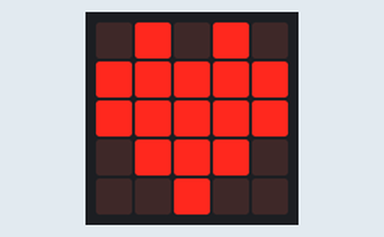
This program was run on a simulated BBC micro:bit (MakeCode). Parts: the board's 5×5 LED display. The 48×5 strip is a reading aid, not a part: it shows the text the display is scrolling, unrolled, one strip-width of it at a time.

Above: at 0.1 s.
At 4.0 s:
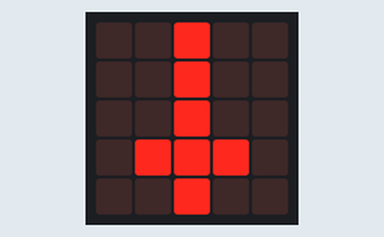
At 5.6 s:
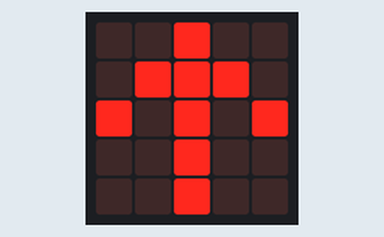
At 8.8 s:
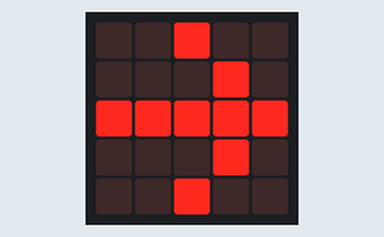
At 12.0 s:
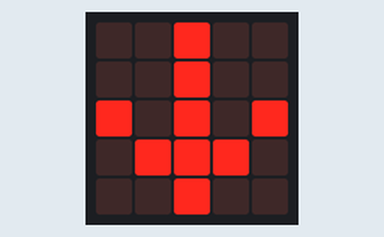
At 16.8 s:
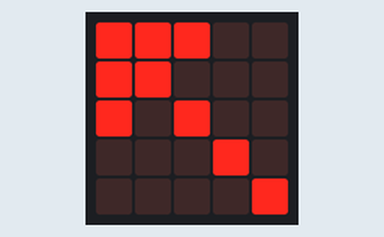

The program:

main.ts
```typescript
basic.showIcon(IconNames.Heart)
basic.pause(500)
basic.showIcon(IconNames.SmallHeart)
basic.showIcon(IconNames.Happy)
basic.pause(500)
basic.showIcon(IconNames.Butterfly)
basic.pause(500)
basic.showIcon(IconNames.Sword)
basic.pause(1000)
basic.showArrow(ArrowNames.North)
basic.pause(1000)
basic.showArrow(ArrowNames.NorthEast)
basic.pause(1000)
basic.showArrow(ArrowNames.East)
basic.pause(1000)
basic.showArrow(ArrowNames.SouthEast)
basic.pause(1000)
basic.showArrow(ArrowNames.South)
basic.pause(1000)
basic.showArrow(ArrowNames.SouthWest)
basic.pause(1000)
basic.showArrow(ArrowNames.West)
basic.pause(1000)
basic.showArrow(ArrowNames.NorthWest)
basic.pause(1000)
basic.showString("Dette var alle de forskellige retningene")
basic.pause(500)
basic.showIcon(IconNames.Heart)
basic.pause(1000)
basic.showNumber(150)
basic.showNumber(500)
```

test.ts
```typescript
// testene settes inn her; disse vil ikke kompilert så lenge denne pakken blir brukt som en utvidelse.
```

Measured:
- what the display in image 1 shows lasts 1.6 s, from 3.9 s to 5.5 s
